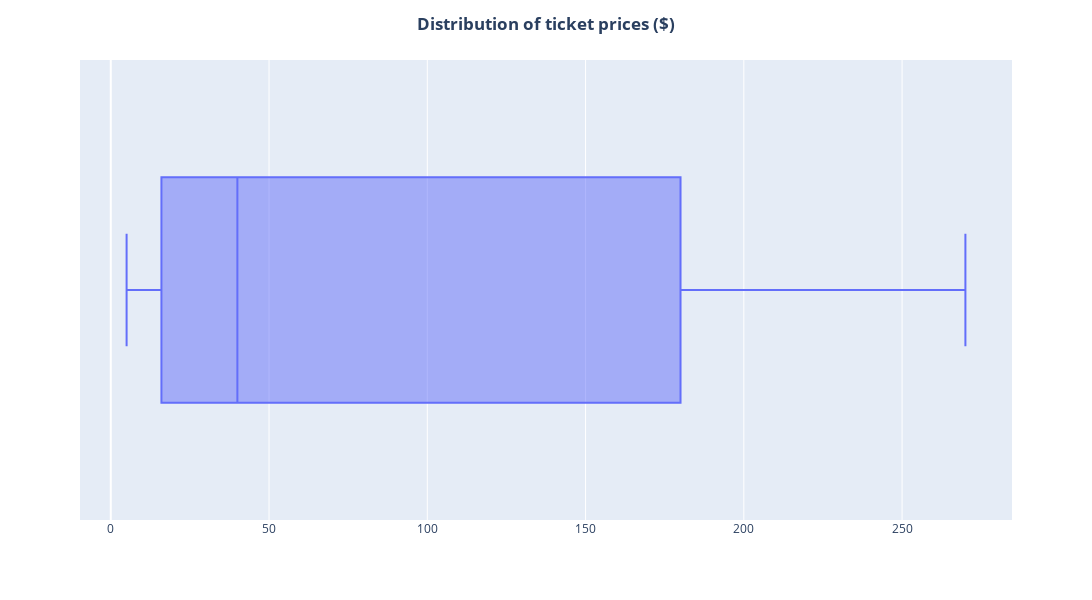

This figure's notebook cell:
### Markdown cell above
### Variable 'ticket_price'

### Code cell
# DISTRIBUCIÓN 'ticket_price'
fig = px.box(tickets, x='ticket_price')
                                                                                                            
fig.update_layout(width=1200, height=600,                                                                   # Ajustar el tamaño de la figura
                    title_text='<b>Distribution of ticket prices ($)</b>', title_x=0.5,                     # Centrar el título y ponerlo en negrita
                    xaxis_title='', yaxis_title='')                                                         # Ocultar los nombres de los ejes

# Mostrar el boxplot
fig.show()

### Figure 1 — Plotly figure (JSON) as saved in the notebook; plotly's stock layout.template omitted (floating-point values rounded to 4 significant figures; data arrays with more than 128 entries replaced by an {"elided": "..."} marker saying what was removed)
{"data": [{"alignmentgroup": "True", "hovertemplate": "ticket_price=%{x}<extra></extra>", "legendgroup": "", "marker": {"color": "#636efa"}, "name": "", "notched": false, "offsetgroup": "", "orientation": "h", "showlegend": false, "type": "box", "x": {"elided": "2655 float values"}, "x0": " ", "xaxis": "x", "y0": " ", "yaxis": "y"}], "layout": {"boxmode": "group", "height": 600, "legend": {"tracegroupgap": 0}, "margin": {"t": 60}, "title": {"text": "<b>Distribution of ticket prices ($)</b>", "x": 0.5}, "width": 1200, "xaxis": {"anchor": "y", "domain": [0, 1], "title": {"text": ""}}, "yaxis": {"anchor": "x", "domain": [0, 1], "title": {"text": ""}}}}
